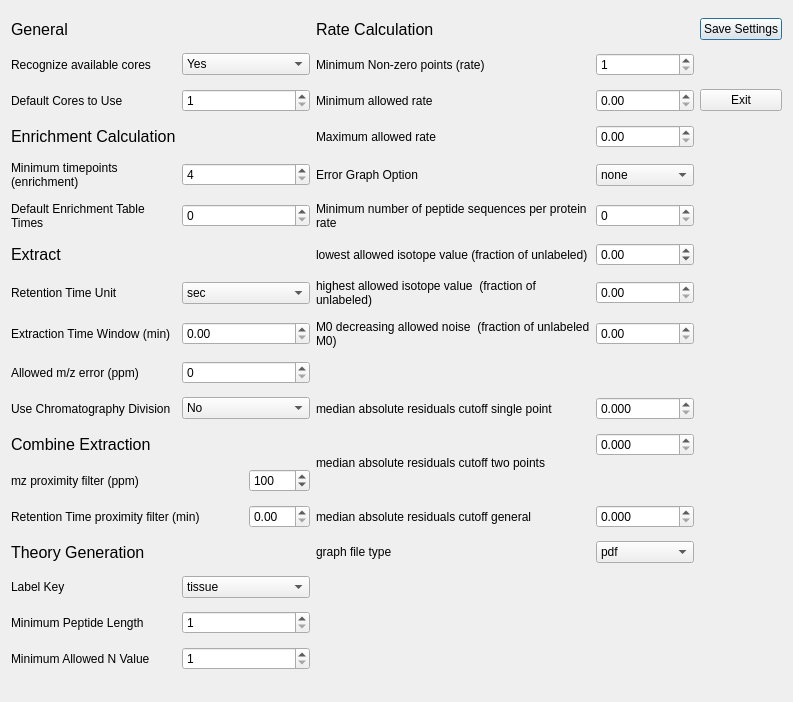
<?xml version="1.0" encoding="UTF-8"?>
<ui version="4.0">
 <class>Dialog</class>
 <widget class="QDialog" name="Dialog">
  <property name="geometry">
   <rect>
    <x>0</x>
    <y>0</y>
    <width>793</width>
    <height>702</height>
   </rect>
  </property>
  <property name="windowTitle">
   <string>Dialog</string>
  </property>
  <layout class="QGridLayout" name="gridLayout">
   <item row="0" column="0">
    <widget class="QLabel" name="label_5">
     <property name="font">
      <font>
       <pointsize>12</pointsize>
      </font>
     </property>
     <property name="text">
      <string>General</string>
     </property>
    </widget>
   </item>
   <item row="0" column="3">
    <widget class="QLabel" name="label_4">
     <property name="font">
      <font>
       <pointsize>12</pointsize>
      </font>
     </property>
     <property name="text">
      <string>Rate Calculation</string>
     </property>
    </widget>
   </item>
   <item row="0" column="5">
    <widget class="QPushButton" name="SaveButton">
     <property name="text">
      <string>Save Settings</string>
     </property>
    </widget>
   </item>
   <item row="1" column="0">
    <widget class="QLabel" name="label_9">
     <property name="text">
      <string>Recognize available cores</string>
     </property>
    </widget>
   </item>
   <item row="1" column="1" colspan="2">
    <widget class="QComboBox" name="recognize_available_cores">
     <item>
      <property name="text">
       <string>Yes</string>
      </property>
     </item>
     <item>
      <property name="text">
       <string>No</string>
      </property>
     </item>
    </widget>
   </item>
   <item row="1" column="3">
    <widget class="QLabel" name="label_26">
     <property name="text">
      <string>Minimum Non-zero points (rate)</string>
     </property>
     <property name="wordWrap">
      <bool>true</bool>
     </property>
    </widget>
   </item>
   <item row="1" column="4">
    <widget class="QSpinBox" name="minimum_nonzero_points_rate">
     <property name="minimum">
      <number>1</number>
     </property>
    </widget>
   </item>
   <item row="2" column="0">
    <widget class="QLabel" name="label_18">
     <property name="text">
      <string>Default Cores to Use</string>
     </property>
    </widget>
   </item>
   <item row="2" column="1" colspan="2">
    <widget class="QSpinBox" name="default_cores">
     <property name="minimum">
      <number>1</number>
     </property>
     <property name="maximum">
      <number>60</number>
     </property>
    </widget>
   </item>
   <item row="2" column="3">
    <widget class="QLabel" name="label_29">
     <property name="text">
      <string>Minimum allowed rate</string>
     </property>
     <property name="wordWrap">
      <bool>true</bool>
     </property>
    </widget>
   </item>
   <item row="2" column="4">
    <widget class="QDoubleSpinBox" name="min_allowed_rate"/>
   </item>
   <item row="2" column="5">
    <widget class="QPushButton" name="ExitButton">
     <property name="text">
      <string>Exit</string>
     </property>
    </widget>
   </item>
   <item row="3" column="0">
    <widget class="QLabel" name="label_8">
     <property name="font">
      <font>
       <pointsize>12</pointsize>
      </font>
     </property>
     <property name="text">
      <string>Enrichment Calculation</string>
     </property>
    </widget>
   </item>
   <item row="3" column="3">
    <widget class="QLabel" name="label_30">
     <property name="text">
      <string>Maximum allowed rate</string>
     </property>
     <property name="wordWrap">
      <bool>true</bool>
     </property>
    </widget>
   </item>
   <item row="3" column="4">
    <widget class="QDoubleSpinBox" name="max_allowed_rate"/>
   </item>
   <item row="4" column="0">
    <widget class="QLabel" name="label_28">
     <property name="text">
      <string>Minimum timepoints (enrichment)</string>
     </property>
     <property name="wordWrap">
      <bool>true</bool>
     </property>
    </widget>
   </item>
   <item row="4" column="1" colspan="2">
    <widget class="QSpinBox" name="min_allowed_timepoints_enrichment">
     <property name="minimum">
      <number>4</number>
     </property>
    </widget>
   </item>
   <item row="4" column="3">
    <widget class="QLabel" name="label_40">
     <property name="text">
      <string>Error Graph Option</string>
     </property>
     <property name="wordWrap">
      <bool>true</bool>
     </property>
    </widget>
   </item>
   <item row="4" column="4">
    <widget class="QComboBox" name="error_graph_option">
     <item>
      <property name="text">
       <string>none</string>
      </property>
     </item>
     <item>
      <property name="text">
       <string>approximate</string>
      </property>
     </item>
     <item>
      <property name="text">
       <string>exact</string>
      </property>
     </item>
    </widget>
   </item>
   <item row="5" column="0">
    <widget class="QLabel" name="label_37">
     <property name="text">
      <string>Default Enrichment Table Times</string>
     </property>
     <property name="wordWrap">
      <bool>true</bool>
     </property>
    </widget>
   </item>
   <item row="5" column="1" colspan="2">
    <widget class="QSpinBox" name="starting_enrichment_table_timepoints"/>
   </item>
   <item row="5" column="3">
    <widget class="QLabel" name="label_32">
     <property name="text">
      <string>Minimum number of peptide sequences per protein rate</string>
     </property>
     <property name="wordWrap">
      <bool>true</bool>
     </property>
    </widget>
   </item>
   <item row="5" column="4">
    <widget class="QSpinBox" name="minimum_sequences_to_combine_for_protein_rate"/>
   </item>
   <item row="6" column="0">
    <widget class="QLabel" name="label_6">
     <property name="font">
      <font>
       <pointsize>12</pointsize>
      </font>
     </property>
     <property name="text">
      <string>Extract</string>
     </property>
    </widget>
   </item>
   <item row="6" column="3">
    <widget class="QLabel" name="label_33">
     <property name="text">
      <string>lowest allowed isotope value (fraction of unlabeled)</string>
     </property>
     <property name="wordWrap">
      <bool>true</bool>
     </property>
    </widget>
   </item>
   <item row="6" column="4">
    <widget class="QDoubleSpinBox" name="lowest_allowed_norm_isotope">
     <property name="minimum">
      <double>-1.000000000000000</double>
     </property>
     <property name="maximum">
      <double>1.000000000000000</double>
     </property>
     <property name="singleStep">
      <double>0.010000000000000</double>
     </property>
    </widget>
   </item>
   <item row="7" column="0">
    <widget class="QLabel" name="label_19">
     <property name="text">
      <string>Retention Time Unit</string>
     </property>
    </widget>
   </item>
   <item row="7" column="1" colspan="2">
    <widget class="QComboBox" name="rt_unit">
     <item>
      <property name="text">
       <string>sec</string>
      </property>
     </item>
     <item>
      <property name="text">
       <string>min</string>
      </property>
     </item>
    </widget>
   </item>
   <item row="7" column="3">
    <widget class="QLabel" name="label_34">
     <property name="text">
      <string>highest allowed isotope value  (fraction of unlabeled)</string>
     </property>
     <property name="wordWrap">
      <bool>true</bool>
     </property>
    </widget>
   </item>
   <item row="7" column="4">
    <widget class="QDoubleSpinBox" name="highest_allowed_norm_isotope">
     <property name="minimum">
      <double>0.000000000000000</double>
     </property>
     <property name="maximum">
      <double>2.000000000000000</double>
     </property>
     <property name="singleStep">
      <double>0.010000000000000</double>
     </property>
    </widget>
   </item>
   <item row="8" column="0">
    <widget class="QLabel" name="label_20">
     <property name="text">
      <string>Extraction Time Window (min)</string>
     </property>
    </widget>
   </item>
   <item row="8" column="1" colspan="2">
    <widget class="QDoubleSpinBox" name="time_window"/>
   </item>
   <item row="8" column="3">
    <widget class="QLabel" name="label_35">
     <property name="text">
      <string>M0 decreasing allowed noise  (fraction of unlabeled M0)</string>
     </property>
     <property name="wordWrap">
      <bool>true</bool>
     </property>
    </widget>
   </item>
   <item row="8" column="4">
    <widget class="QDoubleSpinBox" name="m0_decreasing_allowed_noise">
     <property name="minimum">
      <double>0.000000000000000</double>
     </property>
     <property name="maximum">
      <double>0.500000000000000</double>
     </property>
     <property name="singleStep">
      <double>0.010000000000000</double>
     </property>
    </widget>
   </item>
   <item row="9" column="0">
    <widget class="QLabel" name="label_21">
     <property name="text">
      <string>Allowed m/z error (ppm)</string>
     </property>
    </widget>
   </item>
   <item row="9" column="1" colspan="2">
    <widget class="QSpinBox" name="ppm_error">
     <property name="maximum">
      <number>100</number>
     </property>
    </widget>
   </item>
   <item row="10" column="0">
    <widget class="QLabel" name="label_22">
     <property name="acceptDrops">
      <bool>false</bool>
     </property>
     <property name="text">
      <string>Use Chromatography Division</string>
     </property>
     <property name="scaledContents">
      <bool>false</bool>
     </property>
     <property name="wordWrap">
      <bool>true</bool>
     </property>
    </widget>
   </item>
   <item row="10" column="1" colspan="2">
    <widget class="QComboBox" name="use_chromatography_division">
     <item>
      <property name="text">
       <string>No</string>
      </property>
     </item>
     <item>
      <property name="text">
       <string>Intrafile</string>
      </property>
     </item>
     <item>
      <property name="text">
       <string>Interfile</string>
      </property>
     </item>
    </widget>
   </item>
   <item row="10" column="3">
    <widget class="QLabel" name="label_36">
     <property name="text">
      <string>median absolute residuals cutoff single point</string>
     </property>
     <property name="wordWrap">
      <bool>true</bool>
     </property>
    </widget>
   </item>
   <item row="10" column="4">
    <widget class="QDoubleSpinBox" name="median_absolute_residuals_cutoff_value_single_point">
     <property name="decimals">
      <number>3</number>
     </property>
    </widget>
   </item>
   <item row="11" column="0">
    <widget class="QLabel" name="label_10">
     <property name="font">
      <font>
       <pointsize>12</pointsize>
      </font>
     </property>
     <property name="text">
      <string>Combine Extraction</string>
     </property>
    </widget>
   </item>
   <item row="11" column="3" rowspan="2">
    <widget class="QLabel" name="label_38">
     <property name="text">
      <string>median absolute residuals cutoff two points</string>
     </property>
     <property name="wordWrap">
      <bool>true</bool>
     </property>
    </widget>
   </item>
   <item row="11" column="4">
    <widget class="QDoubleSpinBox" name="median_absolute_residuals_cutoff_value_two_points">
     <property name="decimals">
      <number>3</number>
     </property>
    </widget>
   </item>
   <item row="12" column="0">
    <widget class="QLabel" name="label_27">
     <property name="text">
      <string>mz proximity filter (ppm)</string>
     </property>
    </widget>
   </item>
   <item row="12" column="2">
    <widget class="QSpinBox" name="mz_prox_filter">
     <property name="minimum">
      <number>1</number>
     </property>
     <property name="maximum">
      <number>1000</number>
     </property>
     <property name="singleStep">
      <number>5</number>
     </property>
     <property name="value">
      <number>100</number>
     </property>
    </widget>
   </item>
   <item row="13" column="0" colspan="2">
    <widget class="QLabel" name="label_31">
     <property name="text">
      <string>Retention Time proximity filter (min)</string>
     </property>
    </widget>
   </item>
   <item row="13" column="2">
    <widget class="QDoubleSpinBox" name="rt_prox_filter"/>
   </item>
   <item row="13" column="3">
    <widget class="QLabel" name="label_39">
     <property name="text">
      <string>median absolute residuals cutoff general</string>
     </property>
     <property name="wordWrap">
      <bool>true</bool>
     </property>
    </widget>
   </item>
   <item row="13" column="4">
    <widget class="QDoubleSpinBox" name="median_absolute_residuals_cutoff_value_general">
     <property name="decimals">
      <number>3</number>
     </property>
    </widget>
   </item>
   <item row="14" column="0">
    <widget class="QLabel" name="label_7">
     <property name="font">
      <font>
       <pointsize>12</pointsize>
      </font>
     </property>
     <property name="text">
      <string>Theory Generation</string>
     </property>
    </widget>
   </item>
   <item row="14" column="3">
    <widget class="QLabel" name="label_41">
     <property name="text">
      <string>graph file type</string>
     </property>
     <property name="wordWrap">
      <bool>true</bool>
     </property>
    </widget>
   </item>
   <item row="14" column="4">
    <widget class="QComboBox" name="graph_file_type">
     <item>
      <property name="text">
       <string>pdf</string>
      </property>
     </item>
     <item>
      <property name="text">
       <string>png</string>
      </property>
     </item>
     <item>
      <property name="text">
       <string>svg</string>
      </property>
     </item>
    </widget>
   </item>
   <item row="15" column="0">
    <widget class="QLabel" name="label_23">
     <property name="text">
      <string>Label Key</string>
     </property>
    </widget>
   </item>
   <item row="15" column="1" colspan="2">
    <widget class="QComboBox" name="label_key">
     <item>
      <property name="text">
       <string>tissue</string>
      </property>
     </item>
     <item>
      <property name="text">
       <string>cell culture</string>
      </property>
     </item>
    </widget>
   </item>
   <item row="16" column="0">
    <widget class="QLabel" name="label_24">
     <property name="text">
      <string>Minimum Peptide Length</string>
     </property>
    </widget>
   </item>
   <item row="16" column="1" colspan="2">
    <widget class="QSpinBox" name="min_AA_length">
     <property name="minimum">
      <number>1</number>
     </property>
     <property name="maximum">
      <number>99</number>
     </property>
    </widget>
   </item>
   <item row="17" column="0">
    <widget class="QLabel" name="label_25">
     <property name="text">
      <string>Minimum Allowed N Value</string>
     </property>
    </widget>
   </item>
   <item row="17" column="1" colspan="2">
    <widget class="QSpinBox" name="min_allowed_n_value">
     <property name="minimum">
      <number>1</number>
     </property>
     <property name="maximum">
      <number>99</number>
     </property>
    </widget>
   </item>
  </layout>
 </widget>
 <resources/>
 <connections/>
</ui>
